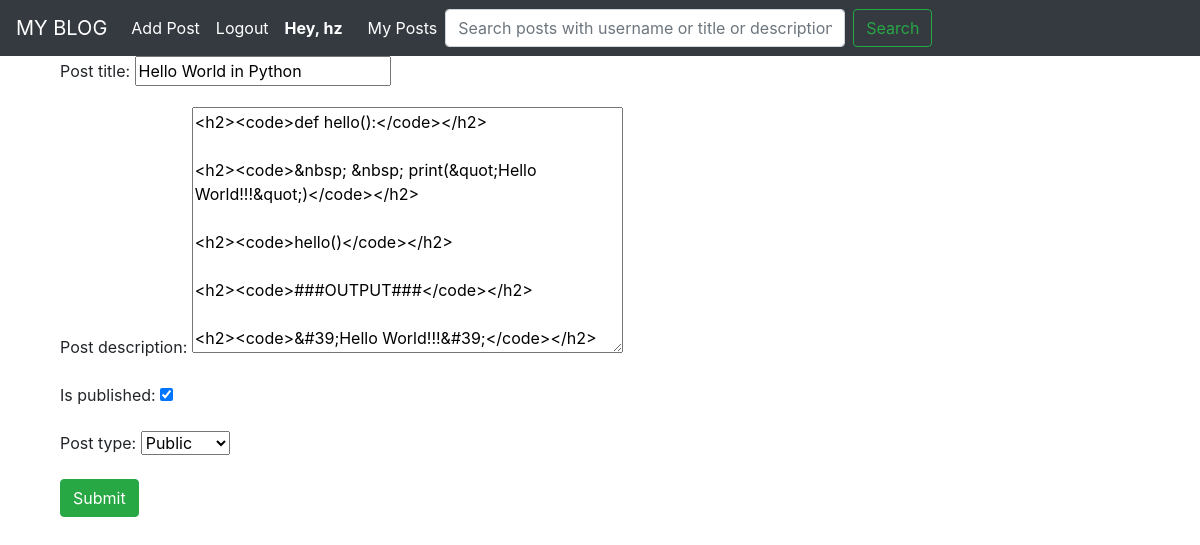
Screenshot of /edit_post/12/ (signed in) with the database file from the repository.
### blog/models.py (models this page shows, shortened)
class Post(models.Model):
    user = models.ForeignKey(settings.AUTH_USER_MODEL, on_delete = models.CASCADE)
    post_title = models.CharField(max_length = 200,unique = True)
    post_description = RichTextUploadingField()
    is_published = models.BooleanField(default = False)
    published_date = models.DateTimeField(auto_now_add = True)
    post_type = models.CharField(choices = POST_CHOICE, max_length = 3)
    class Meta:
        db_table = 'post'

### blog/views.py (the view)
# urls.py: path('edit_post/<int:pk>/',views.edit_post_view,name='edit-post'),
@login_required
def edit_post_view(request,pk):
    post = Post.objects.get(pk=pk)
    if request.method == "POST":
        form = PostForm(request.POST,instance=post)
        if form.is_valid():
            form.save()
            post.save()
            return redirect("/")
        else:
            form = PostForm(instance = post)
    else:
        form = PostForm(instance = post)
    return render(request,'edit_post.html',context={'form':form})

### blog/forms.py
class PostForm(forms.ModelForm):
    class Meta:
        model = Post
        fields  = ['post_title','post_description','is_published','post_type']

### blog/templates/edit_post.html (shortened to what this page needs)
{% extends 'base.html' %}
{% block content %}
<form class="form-group"  method="post">
    {{form.as_p|safe}}
  <input type="submit" class="btn btn-success" name="" value="Submit">
</form>
{% endblock %}

### blog/templates/base.html (shortened to what this page needs)
<!DOCTYPE html>
<html lang="en" dir="ltr">
  <head>
    <link rel="stylesheet" href="https://maxcdn.bootstrapcdn.com/bootstrap/4.0.0/css/bootstrap.min.css">
  </head>
  <body>
    <nav class="navbar navbar-expand-lg navbar-dark bg-dark">
  <div class="collapse navbar-collapse" id="navbarTogglerDemo01">
    <a class="navbar-brand" href="/">MY BLOG</a>
    <ul class="navbar-nav mr-auto mt-2 mt-lg-0">
    {% if user.is_authenticated %}
    <li class="nav-item active">
      <a class="nav-link" href="/add/post/">Add Post</a>
    </li>
    <li class="nav-item active">
      <a class="nav-link" href="/accounts/logout/">Logout</a>
    </li>
    <li class="nav-item disabled nav-link">
    <strong style="color:white">Hey, {{user.username}}</strong>
    </li>&nbsp;&nbsp;
    <li class="nav-item active">
      <a class="nav-link" href="/my_posts/">My Posts</a>
    </li>
    <form   action="/search/" method="get" class="form-inline my-2 my-lg-0">
      <input style="width:400px" class="form-control mr-sm-2" type="text" placeholder="Search posts with username or title or description..." aria-label="Search" name="q">
      <button class="btn btn-outline-success my-2 my-sm-0" type="submit">Search</button>
    </form>
      {% endif %}
    </ul>
  </div>
</nav>
  <div class="container">
    <div class="container">
      {% block content %}
      {% endblock %}
    </div>
  </div>
  </body>
</html>

### rows the page displays
Post: post_title "Hello World in Python", post_description "<h2><code>def hello():</code></h2> <h2><code>&nbsp; &nbsp; print(&quot;Hello World!!!&quot;)</code></h2> <h2><code>hello()</code></h2> <h2><code>###OUTPUT###</code></h2> <h2><code>&#39;Hello World!!!&#39;</code></h2>", is_published "☑", post_type "Public"

### other values shown
{{ user.username }} "hz"
